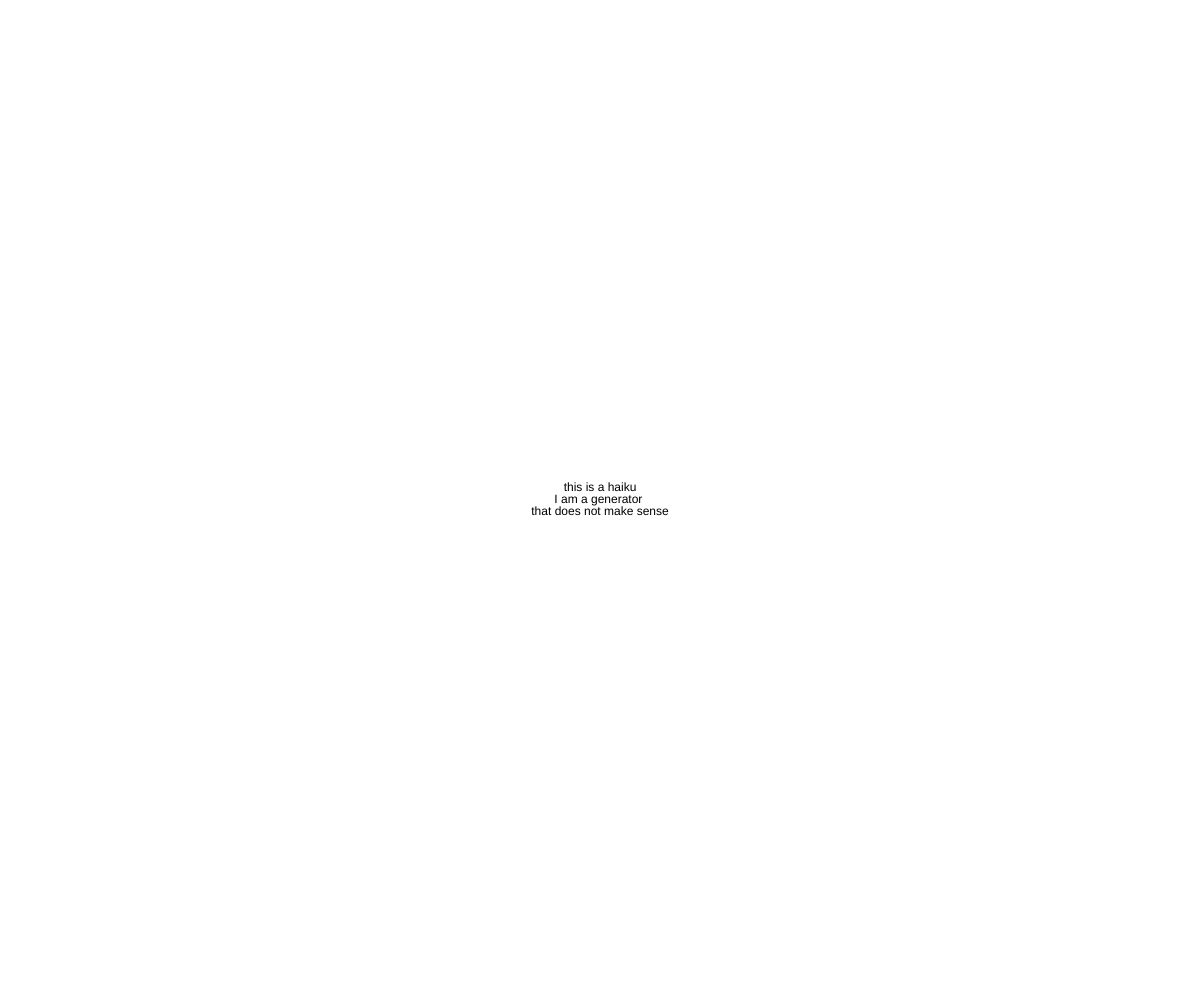
Frame 1 (no input)
Frame 60 (no input): identical to frame 1, image omitted
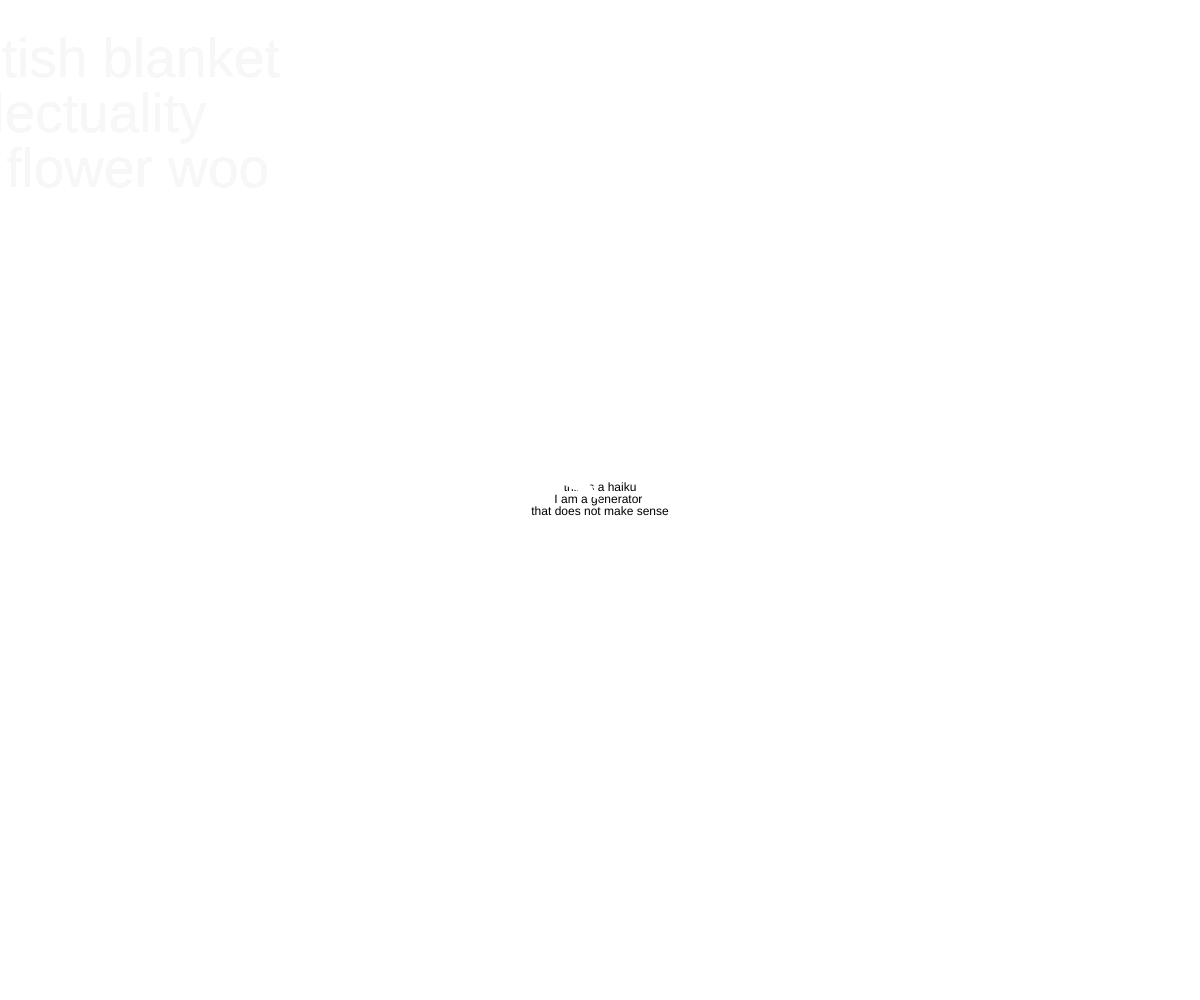
Frame 120 (the mouse pressed at the canvas centre since frame 60)

The p5.js sketch that drew these frames (run headless with seeded random() and noise() and a simulated clock; from frame 60 on, the mouse is pressed at the canvas centre):

// p5.js sketch
// ── sketch.js
var One = ["I","you","she","he","the","went","go","run","skip","saw","sang","jump","pick","sick","kick","walk","mock","love","skin","no","men","kill","bird","head","dead","woo","won","loss","eye","day"];
var Two = ["secure","flower","fetish","clothing","baby","backpack","blanket","tennis","bucket","iPhone","using","jumping","design","washing","process","shoulder","leather","classic","letter","middle","fire","human"];
var Three = ["procedure","decided","example","directly","important","consider","completely","advantage","agenda","mistaken","forgetful","exactly","iconic","nutrition","unweildy"];
var Four = ["directory","disestablish","indecisive","insoluble","mandatory","obligation","obviously","overwhelming","population","television","similitude"];
var Five = ["assimilation","conscientiousness","creativity","diagnostician","electricity","humiliation","mathematical","opportunity","popularity","similarity","incredulity","pediatrician","perpendicular","unbelievable","university"];
var Six = ["personification","responsibility","revolutionary","identification","humanitarian"];
var Seven = ["individuality","oversimplification","intellectuality","adventuresomeness","imponderability"];
var Words = {1:One,2:Two,3:Three,4:Four,5:Five,6:Six,7:Seven};
var l1 = "this is a haiku";
var l2 = "I am a generator ";
var l3 = "that does not make sense";
var fSize = 12;
var col = 0;
var x = -1000;
var y = -1000;
var lx = 0;
var ly = 0;
var px = 0;
var py = 0;


function generate(numofSyl){
	var i = 0;
	var wordString = [];
	while (i < numofSyl){
		var SylLeft = numofSyl - i;
		var ranSylNum = (Math.floor(Math.random() * SylLeft))+1;
		var selWord = getWord(ranSylNum);
		i += ranSylNum;
		console.log(selWord + ' ' + ranSylNum);
		wordString.push(selWord);
	}
	return (wordString.join(" "));
}
function getWord(ranSylNum){
	var selectedList = Words[ranSylNum];
	var wordNum = (Math.floor(Math.random() * ((selectedList.length)-1)));
	console.log(wordNum);
	console.log(ranSylNum);
	return selectedList[wordNum];
}


function setup() {
	createCanvas(windowWidth, windowHeight);
  	background(255);
	textFont("Arial");
	textAlign(CENTER, CENTER);
	text(l1,width/2,(height/2 -fSize));
	text(l2,width/2,height/2);
	text(l3,width/2,(height/2 +fSize));

}

function draw() {
	textSize(fSize)
	fill(col);
	text(l1,x,(y -fSize));
	text(l2,x,y);
	text(l3,x,(y +fSize));
	fill(255);
	stroke(255);
	var targetX =mouseX;
	lx += (targetX - lx) * 0.3;
	var targetY =mouseY;
	ly += (targetY - ly) * 0.3;
	var weight = dist(lx,ly,px,py);
	strokeWeight(weight*1.5);
	line(lx,ly,px,py);
	py = ly;
	px = lx;
	noStroke();
}

function mousePressed(){
	fSize = (Math.floor(Math.random() * 50)+10)
	col = (Math.floor(Math.random() * 255))
	x = (Math.floor(Math.random() * width))
	y = (Math.floor(Math.random() * height))
	l1 = generate(5);
	l2 = generate(7);
	l3 = generate(5);

}
